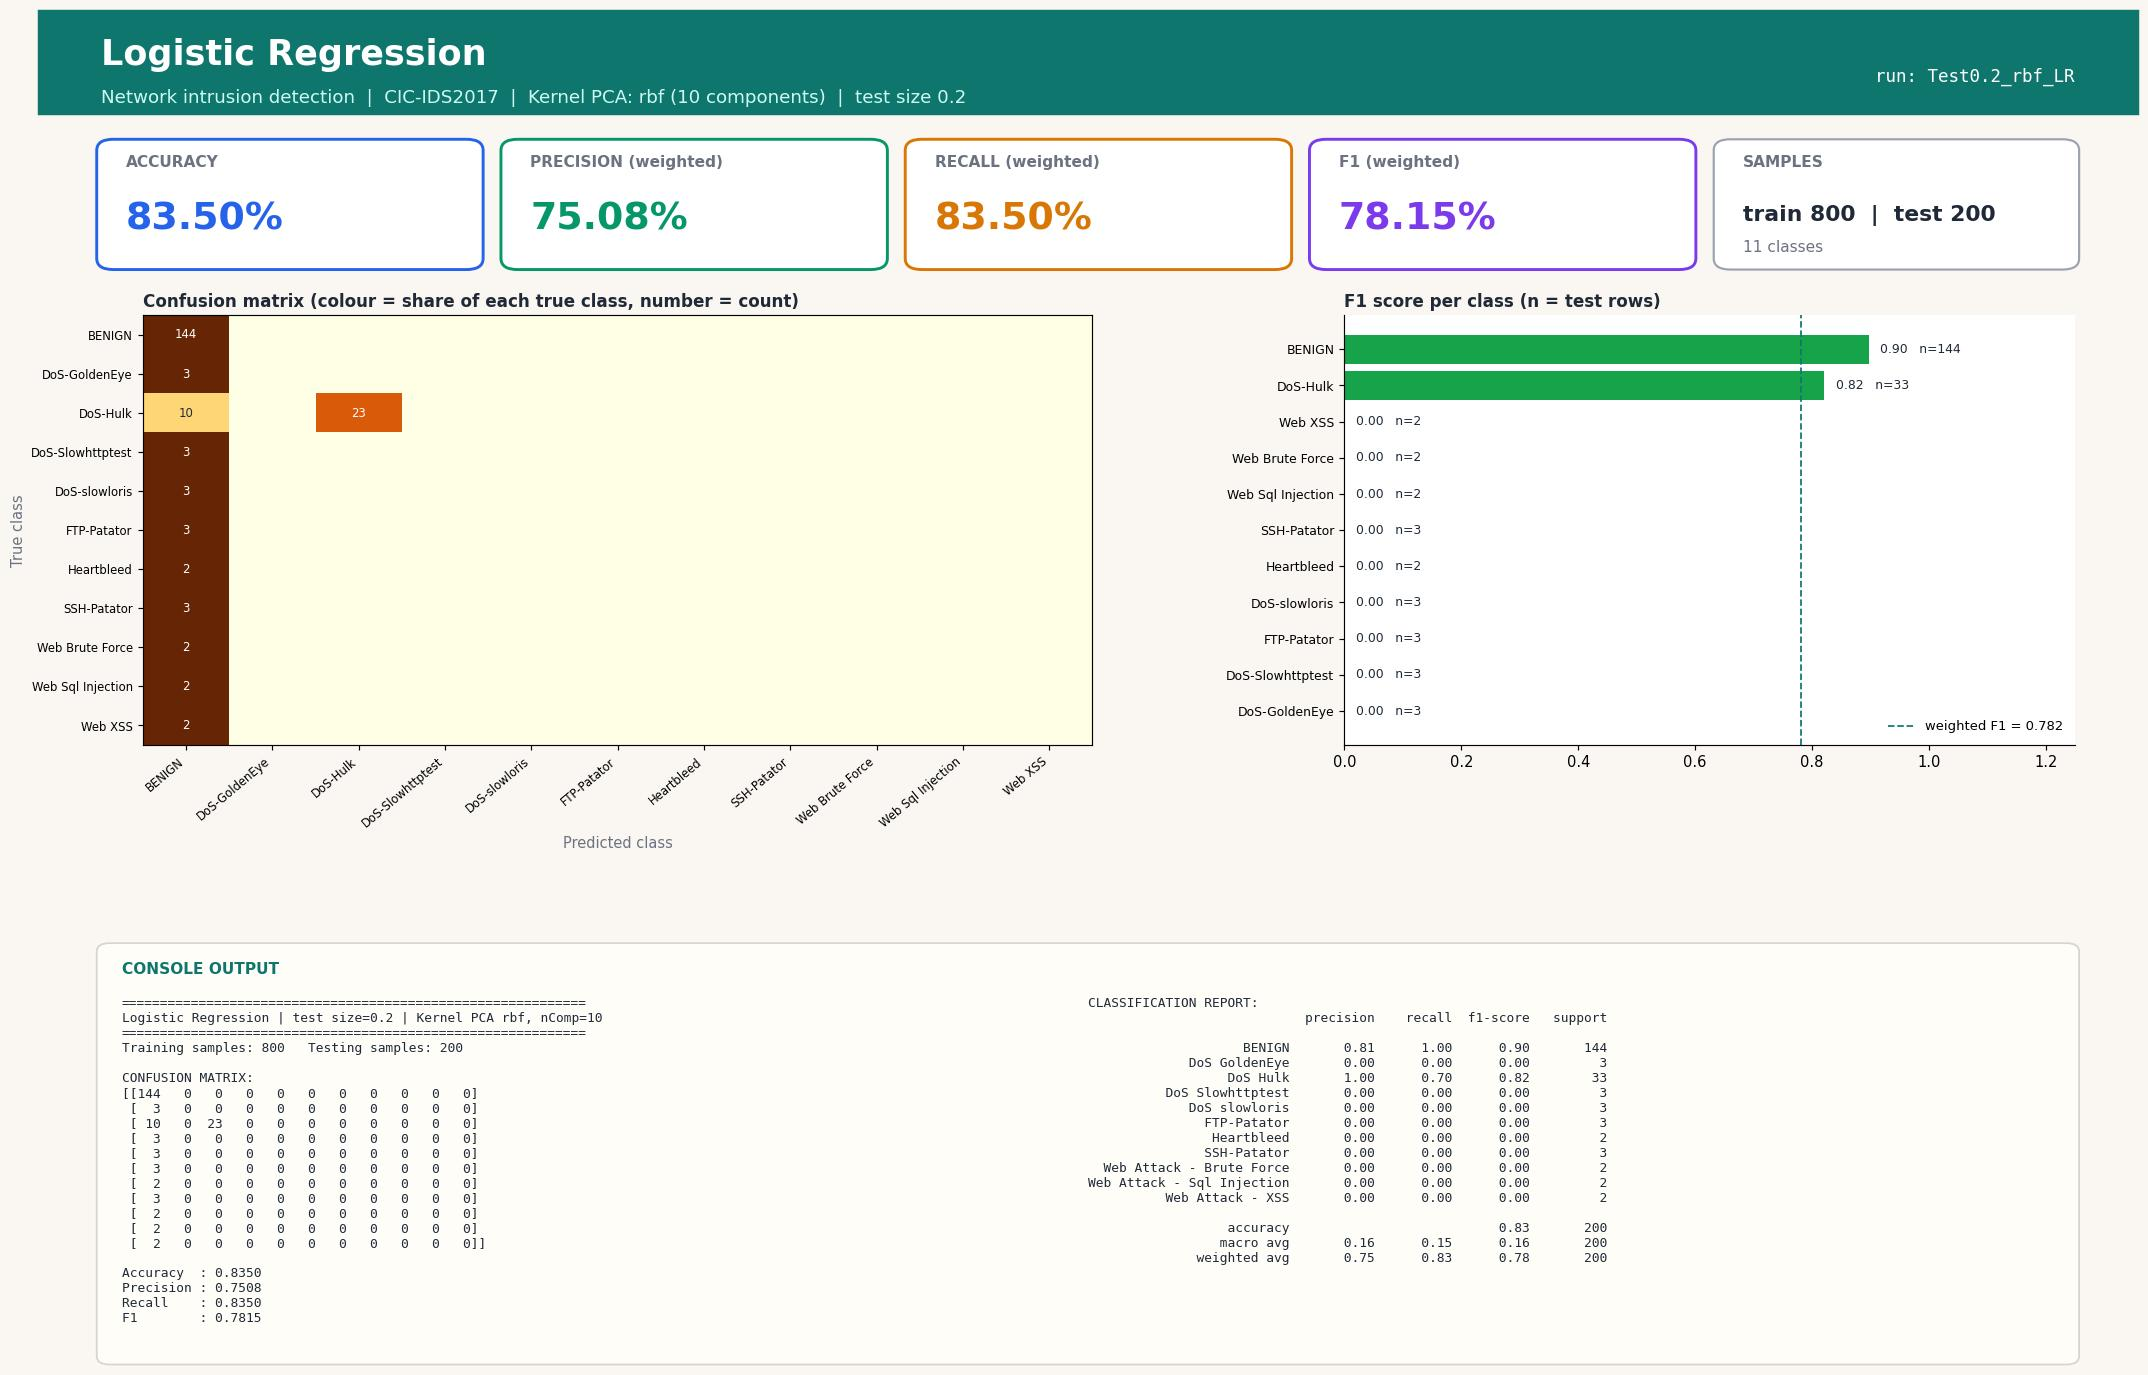

Reproduce this figure in Python.
#!/usr/bin/env python3
"""Logistic Regression | Test size 0.2 | Kernel PCA kernel=rbf, n_components=10
CIC-IDS2017 (Tue+Wed+Thu-morning) 1000-row stratified sample.
Run in any IDE (Spyder / VS Code / PyCharm / Jupyter): open the file and press Run, no arguments needed.
Saves next to this file: 'Test0.2_rbf_LR.jpg' - one image with the console output (confusion matrix, metrics, classification report) plus charts."""
import json, os
import numpy as np
import matplotlib.pyplot as plt
from sklearn.decomposition import KernelPCA
from sklearn.linear_model import LogisticRegression
from sklearn.metrics import (accuracy_score, classification_report, confusion_matrix,
                             f1_score, precision_score, recall_score)
from sklearn.model_selection import train_test_split
from sklearn.preprocessing import StandardScaler

TEST_SIZE, KERNEL, N_COMP, ALG, ALG_NAME = 0.2, "rbf", 10, "LR", "Logistic Regression"
try:
    HERE = os.path.dirname(os.path.abspath(__file__))
except NameError:                      # Jupyter / interactive console
    HERE = os.getcwd()
def _find_root():                      # folder that contains data/sample.npz (works from any working directory)
    for p in (HERE, os.path.join(HERE, ".."), os.path.join(HERE, "..", ".."), os.getcwd()):
        if os.path.exists(os.path.join(p, "data", "sample.npz")):
            return os.path.abspath(p)
    raise FileNotFoundError("data/sample.npz not found - run prepare_data.py or keep the repo folder structure")
ROOT = _find_root()
tag = f"Test{TEST_SIZE}_{KERNEL}_{ALG}"

# 1. LOAD cached, cleaned sample (see prepare_data.py)
d = np.load(os.path.join(ROOT, "data", "sample.npz"), allow_pickle=True)
X, y, class_names = d["X"], d["y"], [str(c).replace("�", "-") for c in d["classes"]]

# 2. SPLIT
X_train, X_test, y_train, y_test = train_test_split(
    X, y, test_size=TEST_SIZE, random_state=42, stratify=y)

# 3. SCALE (fit on train only)
scaler = StandardScaler()
X_train = scaler.fit_transform(X_train); X_test = scaler.transform(X_test)

# 4. DIMENSIONALITY REDUCTION: Kernel PCA (fit on train only; gamma = sklearn default 1/n_features)
kpca = KernelPCA(n_components=N_COMP, kernel=KERNEL, random_state=0)
X_train = kpca.fit_transform(X_train); X_test = kpca.transform(X_test)

# 5. CLASSIFIER
classifier = LogisticRegression(max_iter=1000, solver="lbfgs", random_state=0)
classifier.fit(X_train, y_train)
y_pred = classifier.predict(X_test)

# 6. METRICS
labels = np.arange(len(class_names))
cm = confusion_matrix(y_test, y_pred, labels=labels)
res = dict(test_size=TEST_SIZE, kernel=KERNEL, n_components=N_COMP, algorithm=ALG, model=ALG_NAME,
           n_train=int(len(y_train)), n_test=int(len(y_test)),
           accuracy=accuracy_score(y_test, y_pred),
           precision=precision_score(y_test, y_pred, average="weighted", zero_division=0),
           recall=recall_score(y_test, y_pred, average="weighted", zero_division=0),
           f1=f1_score(y_test, y_pred, average="weighted", zero_division=0))
report = classification_report(y_test, y_pred, labels=labels, target_names=class_names, zero_division=0)
lines = ["=" * 60, f"{ALG_NAME} | test size={TEST_SIZE} | Kernel PCA {KERNEL}, nComp={N_COMP}", "=" * 60,
         f"Training samples: {len(y_train)}   Testing samples: {len(y_test)}", "", "CONFUSION MATRIX:", np.array2string(cm), ""]
for k in ("accuracy", "precision", "recall", "f1"): lines.append(f"{k.capitalize():10s}: {res[k]:.4f}")
lines += ["", "CLASSIFICATION REPORT:", report]
console_output = "\n".join(lines); print(console_output)

# 7. VISUAL OUTPUT: ONE report-style image (banner, KPI cards, charts, console output) - real results only
from matplotlib.patches import FancyBboxPatch, Rectangle
short = [c.replace("Web Attack - ", "Web ").replace("DoS ", "DoS-") for c in class_names]
rep = classification_report(y_test, y_pred, labels=labels, target_names=class_names, zero_division=0, output_dict=True)
cmn = cm / np.maximum(cm.sum(axis=1, keepdims=True), 1)          # row-normalised = per-class recall
INK, MUTED, BG, ACC = "#1f2937", "#6b7280", "#faf7f2", "#0f766e"
fig = plt.figure(figsize=(20, 13.2), dpi=105, facecolor=BG)
fig.add_artist(Rectangle((0, 0.925), 1, 0.075, transform=fig.transFigure, color=ACC, zorder=0))
fig.text(0.03, 0.968, f"{ALG_NAME}", fontsize=24, fontweight="bold", color="white", va="center")
fig.text(0.03, 0.937, f"Network intrusion detection  |  CIC-IDS2017  |  Kernel PCA: {KERNEL} ({N_COMP} components)  |  test size {TEST_SIZE}",
         fontsize=12.5, color="#ccfbf1", va="center")
fig.text(0.97, 0.952, f"run: {tag}", fontsize=12, color="white", ha="right", va="center", family="monospace")

# KPI cards
cards = [("ACCURACY", res["accuracy"], "#2563eb"), ("PRECISION (weighted)", res["precision"], "#059669"),
         ("RECALL (weighted)", res["recall"], "#d97706"), ("F1 (weighted)", res["f1"], "#7c3aed")]
for i, (lab, v, col) in enumerate(cards):
    x0 = 0.03 + i * 0.1925
    fig.add_artist(FancyBboxPatch((x0, 0.815), 0.18, 0.09, boxstyle="round,pad=0.002,rounding_size=0.008", transform=fig.transFigure,
                                  facecolor="white", edgecolor=col, linewidth=2))
    fig.text(x0 + 0.012, 0.887, lab, fontsize=10.5, color=MUTED, fontweight="bold")
    fig.text(x0 + 0.012, 0.842, f"{v * 100:.2f}%", fontsize=26, color=col, fontweight="bold")
fig.add_artist(FancyBboxPatch((0.80, 0.815), 0.17, 0.09, boxstyle="round,pad=0.002,rounding_size=0.008", transform=fig.transFigure,
                              facecolor="white", edgecolor="#9ca3af", linewidth=1.5))
fig.text(0.812, 0.887, "SAMPLES", fontsize=10.5, color=MUTED, fontweight="bold")
fig.text(0.812, 0.848, f"train {res['n_train']}  |  test {res['n_test']}", fontsize=15, color=INK, fontweight="bold")
fig.text(0.812, 0.826, f"{len(class_names)} classes", fontsize=10.5, color=MUTED)

gs = fig.add_gridspec(1, 2, left=0.05, right=0.97, top=0.78, bottom=0.47, wspace=0.30, width_ratios=[1.3, 1])
ax1 = fig.add_subplot(gs[0, 0]); ax2 = fig.add_subplot(gs[0, 1])
for ax in (ax1, ax2): ax.set_facecolor("white")
im = ax1.imshow(cmn, cmap="YlOrBr", vmin=0, vmax=1, aspect="auto")
ax1.set_xticks(labels); ax1.set_yticks(labels); ax1.set_xticklabels(short, rotation=40, ha="right", fontsize=8); ax1.set_yticklabels(short, fontsize=8)
ax1.set_title("Confusion matrix (colour = share of each true class, number = count)", loc="left", fontsize=11.5, color=INK, fontweight="bold")
ax1.set_xlabel("Predicted class", color=MUTED); ax1.set_ylabel("True class", color=MUTED)
for a_ in labels:
    for b_ in labels:
        if cm[a_, b_]: ax1.text(b_, a_, cm[a_, b_], ha="center", va="center", fontsize=8, color="white" if cmn[a_, b_] > 0.6 else INK)
f1s = [rep[c]["f1-score"] for c in class_names]; sup = [int(rep[c]["support"]) for c in class_names]
order = np.argsort(f1s)
cols = ["#dc2626" if f1s[i] < 0.34 else "#f59e0b" if f1s[i] < 0.67 else "#16a34a" for i in order]
ax2.barh(range(len(order)), [f1s[i] for i in order], color=cols)
ax2.set_yticks(range(len(order))); ax2.set_yticklabels([short[i] for i in order], fontsize=8.5); ax2.set_xlim(0, 1.25)
ax2.set_title("F1 score per class (n = test rows)", loc="left", fontsize=11.5, color=INK, fontweight="bold")
for k, i in enumerate(order): ax2.text(f1s[i] + 0.02, k, f"{f1s[i]:.2f}   n={sup[i]}", va="center", fontsize=8.5, color=INK, zorder=5, bbox=dict(facecolor="white", edgecolor="none", pad=1))
for sp in ("top", "right"): ax2.spines[sp].set_visible(False)
ax2.axvline(res["f1"], color=ACC, ls="--", lw=1.2, label=f"weighted F1 = {res['f1']:.3f}"); ax2.legend(loc="lower right", fontsize=9, frameon=False)

# console output panel (same text that is printed to the console)
fig.add_artist(FancyBboxPatch((0.03, 0.025), 0.94, 0.30, boxstyle="round,pad=0.002,rounding_size=0.006", transform=fig.transFigure,
                              facecolor="#fffdf8", edgecolor="#d6d3d1", linewidth=1.2))
fig.text(0.04, 0.305, "CONSOLE OUTPUT", fontsize=10.5, color=ACC, fontweight="bold")
split_at = lines.index("CLASSIFICATION REPORT:")
fig.text(0.04, 0.288, "\n".join(lines[:split_at]), family="monospace", fontsize=8.8, color=INK, va="top")
fig.text(0.50, 0.288, "\n".join(lines[split_at:]), family="monospace", fontsize=8.8, color=INK, va="top")
plt.savefig(os.path.join(HERE, tag + ".jpg"), format="jpg", bbox_inches="tight", facecolor=BG)
if os.environ.get("ACN_NO_SHOW") != "1": plt.show()   # IDEs display the image; run_all.py disables this
plt.close()

os.makedirs(os.path.join(ROOT, "results", "json"), exist_ok=True)
with open(os.path.join(ROOT, "results", "json", tag + ".json"), "w") as f: json.dump(res, f)
